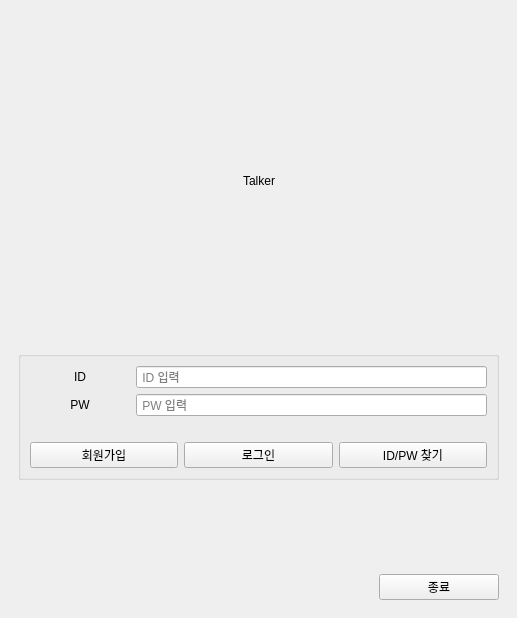
<?xml version="1.0" encoding="UTF-8"?>
<ui version="4.0">
 <class>MainWindow</class>
 <widget class="QMainWindow" name="MainWindow">
  <property name="geometry">
   <rect>
    <x>0</x>
    <y>0</y>
    <width>517</width>
    <height>618</height>
   </rect>
  </property>
  <property name="windowTitle">
   <string>Talker</string>
  </property>
  <widget class="QWidget" name="centralwidget">
   <layout class="QHBoxLayout" name="horizontalLayout_2" stretch="0">
    <item>
     <widget class="QStackedWidget" name="stackedWidget">
      <property name="currentIndex">
       <number>0</number>
      </property>
      <widget class="QWidget" name="loginPage">
       <layout class="QVBoxLayout" name="verticalLayout">
        <item>
         <spacer name="verticalSpacer_3">
          <property name="orientation">
           <enum>Qt::Orientation::Vertical</enum>
          </property>
          <property name="sizeHint" stdset="0">
           <size>
            <width>20</width>
            <height>40</height>
           </size>
          </property>
         </spacer>
        </item>
        <item>
         <layout class="QHBoxLayout" name="logoLayout">
          <item>
           <spacer name="leftSpacer">
            <property name="orientation">
             <enum>Qt::Orientation::Horizontal</enum>
            </property>
            <property name="sizeHint" stdset="0">
             <size>
              <width>40</width>
              <height>20</height>
             </size>
            </property>
           </spacer>
          </item>
          <item>
           <widget class="QLabel" name="logo">
            <property name="minimumSize">
             <size>
              <width>150</width>
              <height>150</height>
             </size>
            </property>
            <property name="maximumSize">
             <size>
              <width>150</width>
              <height>150</height>
             </size>
            </property>
            <property name="text">
             <string>Talker</string>
            </property>
            <property name="alignment">
             <set>Qt::AlignmentFlag::AlignCenter</set>
            </property>
           </widget>
          </item>
          <item>
           <spacer name="rightSpacer">
            <property name="orientation">
             <enum>Qt::Orientation::Horizontal</enum>
            </property>
            <property name="sizeHint" stdset="0">
             <size>
              <width>40</width>
              <height>20</height>
             </size>
            </property>
           </spacer>
          </item>
         </layout>
        </item>
        <item>
         <spacer name="verticalSpacer_2">
          <property name="orientation">
           <enum>Qt::Orientation::Vertical</enum>
          </property>
          <property name="sizeHint" stdset="0">
           <size>
            <width>20</width>
            <height>40</height>
           </size>
          </property>
         </spacer>
        </item>
        <item>
         <widget class="QGroupBox" name="loginGroup_2">
          <property name="title">
           <string/>
          </property>
          <layout class="QVBoxLayout" name="verticalLayout_2">
           <item>
            <layout class="QHBoxLayout" name="horizontalLayout">
             <item>
              <widget class="QLabel" name="labelId">
               <property name="minimumSize">
                <size>
                 <width>100</width>
                 <height>0</height>
                </size>
               </property>
               <property name="sizeIncrement">
                <size>
                 <width>0</width>
                 <height>0</height>
                </size>
               </property>
               <property name="text">
                <string>&lt;html&gt;&lt;head/&gt;&lt;body&gt;&lt;p align=&quot;center&quot;&gt;ID&lt;/p&gt;&lt;/body&gt;&lt;/html&gt;</string>
               </property>
              </widget>
             </item>
             <item>
              <widget class="QLineEdit" name="idEdit">
               <property name="placeholderText">
                <string> ID 입력</string>
               </property>
              </widget>
             </item>
            </layout>
           </item>
           <item>
            <layout class="QHBoxLayout" name="horizontalLayout_4">
             <item>
              <widget class="QLabel" name="labelPw">
               <property name="minimumSize">
                <size>
                 <width>100</width>
                 <height>0</height>
                </size>
               </property>
               <property name="text">
                <string>&lt;html&gt;&lt;head/&gt;&lt;body&gt;&lt;p align=&quot;center&quot;&gt;PW&lt;/p&gt;&lt;/body&gt;&lt;/html&gt;</string>
               </property>
              </widget>
             </item>
             <item>
              <widget class="QLineEdit" name="pwEdit">
               <property name="placeholderText">
                <string> PW 입력</string>
               </property>
              </widget>
             </item>
            </layout>
           </item>
           <item>
            <spacer name="verticalSpacer_4">
             <property name="orientation">
              <enum>Qt::Orientation::Vertical</enum>
             </property>
             <property name="sizeHint" stdset="0">
              <size>
               <width>20</width>
               <height>20</height>
              </size>
             </property>
            </spacer>
           </item>
           <item>
            <layout class="QHBoxLayout" name="horizontalLayout_5">
             <item>
              <widget class="QPushButton" name="signupBtn">
               <property name="text">
                <string>회원가입</string>
               </property>
              </widget>
             </item>
             <item>
              <widget class="QPushButton" name="loginBtn">
               <property name="text">
                <string>로그인</string>
               </property>
              </widget>
             </item>
             <item>
              <widget class="QPushButton" name="findBtn">
               <property name="text">
                <string>ID/PW 찾기</string>
               </property>
              </widget>
             </item>
            </layout>
           </item>
          </layout>
         </widget>
        </item>
        <item>
         <spacer name="verticalSpacer">
          <property name="orientation">
           <enum>Qt::Orientation::Vertical</enum>
          </property>
          <property name="sizeHint" stdset="0">
           <size>
            <width>20</width>
            <height>10</height>
           </size>
          </property>
         </spacer>
        </item>
        <item>
         <layout class="QHBoxLayout" name="bottomRow">
          <item>
           <spacer name="bottomSpacer">
            <property name="orientation">
             <enum>Qt::Orientation::Horizontal</enum>
            </property>
            <property name="sizeHint" stdset="0">
             <size>
              <width>40</width>
              <height>20</height>
             </size>
            </property>
           </spacer>
          </item>
          <item>
           <widget class="QPushButton" name="exitBtn">
            <property name="minimumSize">
             <size>
              <width>120</width>
              <height>20</height>
             </size>
            </property>
            <property name="text">
             <string>종료</string>
            </property>
           </widget>
          </item>
         </layout>
        </item>
       </layout>
      </widget>
     </widget>
    </item>
   </layout>
  </widget>
 </widget>
 <resources/>
 <connections/>
</ui>
